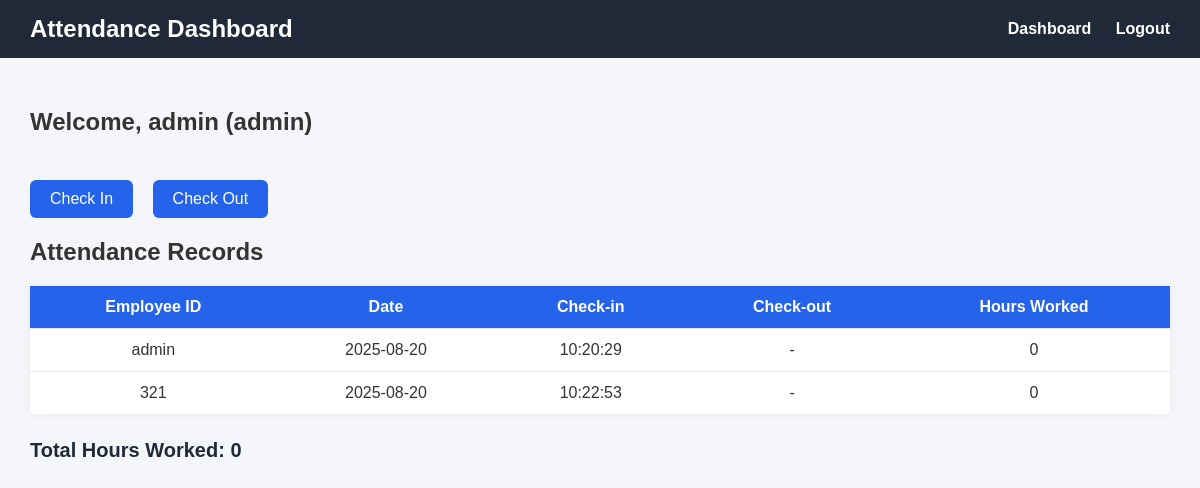
The app's page /attendance (signed in) with its own data.
### database.py (models this page shows)
class User(Base):
    __tablename__ = "users"
    id = Column(Integer, primary_key=True, index=True)
    username = Column(String, unique=True, index=True)
    password_hash = Column(String)
    role = Column(String)
    department_id = Column(Integer, ForeignKey("departments.id"), nullable=True) # Link to Department
    department = relationship("Department")

class Attendance(Base):
    __tablename__ = "attendance"
    id = Column(Integer, primary_key=True, index=True)
    employee_id = Column(String, index=True)
    date = Column(String)
    check_in = Column(String)
    check_out = Column(String, nullable=True)
    department_id = Column(Integer, ForeignKey("departments.id"), nullable=True)
    department = relationship("Department")

### main.py (the view)
@app.get("/attendance", response_class=HTMLResponse)
async def attendance_page(request: Request):
    token = request.cookies.get("session_token")
    if not token or not auth_manager.validate_token(token):
        return RedirectResponse(url="/login")
    username = auth_manager.get_logged_in_user(token)
    role = auth_manager.get_user_role(token)
    records = []
    total_hours = 0
    if role == 'admin': # Admin sees ALL records
        all_db_records = attendance_manager.get_all_attendance_records()
        for r in all_db_records:
            hours_worked_for_entry = 0
            if r.check_in and r.check_out:
                try:
                    in_time = datetime.strptime(r.check_in, "%H:%M:%S")
                    out_time = datetime.strptime(r.check_out, "%H:%M:%S")
                    delta = out_time - in_time
                    hours_worked_for_entry = round(delta.total_seconds() / 3600, 2)
                except ValueError:
                    hours_worked_for_entry = 0
            records.append({
                "employee_id": r.employee_id,
                "date": r.date,
                "check_in": r.check_in or '-',
                "check_out": r.check_out or '-',
                "hours": hours_worked_for_entry
            })
        total_hours_dict = attendance_manager.get_total_hours_for_all_employees()
        total_hours = sum(total_hours_dict.values()) if total_hours_dict else 0
    elif role == 'manager': # Manager sees records for their department and sub-departments
        manager_user_obj = next((u for u in auth_manager.get_all_users() if u['username'] == username), None)
        manager_dept_id = manager_user_obj['department_id'] if manager_user_obj else None
        if manager_dept_id:
            relevant_dept_ids = department_manager.get_all_department_ids_in_hierarchy(manager_dept_id)
            users_in_relevant_depts = auth_manager.get_users_by_department_ids(relevant_dept_ids)
            relevant_usernames = [u["username"] for u in users_in_relevant_depts]
            all_db_records = attendance_manager.get_attendance_for_employees(relevant_usernames)
            for r in all_db_records:
                hours_worked_for_entry = 0
                if r.check_in and r.check_out:
                    try:
                        in_time = datetime.strptime(r.check_in, "%H:%M:%S")
                        out_time = datetime.strptime(r.check_out, "%H:%M:%S")
                        delta = out_time - in_time
                        hours_worked_for_entry = round(delta.total_seconds() / 3600, 2)
                    except ValueError:
                        hours_worked_for_entry = 0
                records.append({
                    "employee_id": r.employee_id,
                    "date": r.date,
                    "check_in": r.check_in or '-',
                    "check_out": r.check_out or '-',
                    "hours": hours_worked_for_entry
                })
            total_hours_dict = attendance_manager.get_total_hours_for_employees(relevant_usernames)
            total_hours = sum(total_hours_dict.values()) if total_hours_dict else 0
        else:
            records = attendance_manager.get_attendance_for_employee(username)
            for r in records: # Ensure hours are calculated for individual view
                hours_worked_for_entry = 0
                if r.get("check_in") and r.get("check_out"):
                    try:
                        in_time = datetime.strptime(r["check_in"], "%H:%M:%S")
                        out_time = datetime.strptime(r["check_out"], "%H:%M:%S")
                        delta = out_time - in_time
                        hours_worked_for_entry = round(delta.total_seconds() / 3600, 2)
                    except ValueError:
                        hours_worked_for_entry = 0
                r["hours"] = hours_worked_for_entry
            total_hours = attendance_manager.get_total_hours_for_employee(username)
    else: # Employee role
        records = attendance_manager.get_attendance_for_employee(username)
        for r in records:
            hours_worked_for_entry = 0
            if r.get("check_in") and r.get("check_out"):
                try:
                    in_time = datetime.strptime(r["check_in"], "%H:%M:%S")
                    out_time = datetime.strptime(r["check_out"], "%H:%M:%S")
                    delta = out_time - in_time
                    hours_worked_for_entry = round(delta.total_seconds() / 3600, 2)
                except ValueError:
                    hours_worked_for_entry = 0
            r["hours"] = hours_worked_for_entry
        total_hours = attendance_manager.get_total_hours_for_employee(username)
    return templates.TemplateResponse("attendance.html", {
        "request": request,
        "username": username,
        "role": role,
        "records": records,
        "total_hours": total_hours,
        "message": None
    })
    records = []
    total_hours = 0
    if role == 'admin' or role == 'manager':
        all_db_records = attendance_manager.get_all_attendance_records()
        for r in all_db_records:
            hours_worked_for_entry = 0
            if r.check_in and r.check_out:
                try:
                    in_time = datetime.strptime(r.check_in, "%H:%M:%S")
                    out_time = datetime.strptime(r.check_out, "%H:%M:%S")
                    delta = out_time - in_time
                    hours_worked_for_entry = round(delta.total_seconds() / 3600, 2)
                except ValueError:
                    hours_worked_for_entry = 0
            records.append({
                "employee_id": r.employee_id, # Ensure employee_id is included
                "date": r.date,
                "check_in": r.check_in or '-',
                "check_out": r.check_out or '-',
                "hours": hours_worked_for_entry # Use the calculated hours
            })
        total_hours_dict = attendance_manager.get_total_hours_for_all_employees()
        total_hours = sum(total_hours_dict.values()) if total_hours_dict else 0
    else: # Employee role
        records = attendance_manager.get_attendance_for_employee(username)
        for r in records:
            hours_worked_for_entry = 0
            if r.get("check_in") and r.get("check_out"):
                try:
                    in_time = datetime.strptime(r["check_in"], "%H:%M:%S")
                    out_time = datetime.strptime(r["check_out"], "%H:%M:%S")
                    delta = out_time - in_time
                    hours_worked_for_entry = round(delta.total_seconds() / 3600, 2)
                except ValueError:
                    hours_worked_for_entry = 0
            r["hours"] = hours_worked_for_entry # Add hours to the dictionary
        total_hours = attendance_manager.get_total_hours_for_employee(username)
    return templates.TemplateResponse("attendance.html", {
        "request": request,
        "username": username,
        "role": role,
        "records": records,
        "total_hours": total_hours,
        "message": None
    })

### templates/attendance.html (shortened to what this page needs)
<!DOCTYPE html>
<html lang="en">
<head>
    <link rel="stylesheet" href="/static/style.css">
</head>
<body>
    <header>
        <h1>Attendance Dashboard</h1>
        <nav>
            <a href="/dashboard">Dashboard</a>
            <a href="/logout">Logout</a>
        </nav>
    </header>
    <main>
        <h2>Welcome, {{ username }} ({{ role }})</h2>
        <div class="buttons">
            <form method="post" action="/attendance/checkin">
                <button type="submit">Check In</button>
            </form>
            <form method="post" action="/attendance/checkout">
                <button type="submit">Check Out</button>
            </form>
        </div>
        <h2>Attendance Records</h2>
       <table>
            <tr>
                {% if role == 'admin' or role == 'manager' %}
                <th>Employee ID</th>
                {% endif %}
                <th>Date</th>
                <th>Check-in</th>
                <th>Check-out</th>
                <th>Hours Worked</th>
            </tr>
             {% for record in records %}
            <tr>
                {% if role == 'admin' or role == 'manager' %}
                <td>{{ record.employee_id }}</td>
                {% endif %}
                <td>{{ record.date }}</td>
                <td>{{ record.check_in or '-' }}</td>
                <td>{{ record.check_out or '-' }}</td>
                <td>{{ record.hours }}</td>
            </tr>
            {% endfor %}
        </table>
        <h3 class="total-hours">Total Hours Worked: {{ total_hours }}</h3>
    </main>
</body>
</html>

### static/css/style.css (style rules this page uses)
body { font-family: Arial, sans-serif; margin: 0; padding: 0; background: #f4f6f9; color: #333; }
button { margin-top: 1.5rem; padding: 0.7rem; width: 100%; border: none; border-radius: 5px; background: #2980b9; color: white; font-size: 1rem; cursor: pointer; }

### templates/attendance.html (style rules this page uses)
body { font-family: Arial, sans-serif; background-color: #f4f6f9; margin: 0; padding: 0; }
header { background-color: #1f2937; color: #fff; padding: 15px 30px; display: flex; justify-content: space-between; align-items: center; }
header h1 { margin: 0; font-size: 24px; }
nav a { color: #fff; text-decoration: none; margin-left: 20px; font-weight: bold; }
main { padding: 30px; }
.buttons form { display: inline-block; margin-right: 15px; }
.buttons button { padding: 10px 20px; font-size: 16px; background-color: #2563eb; color: #fff; border: none; border-radius: 6px; cursor: pointer; transition: background 0.3s; }
table { width: 100%; border-collapse: collapse; margin-top: 20px; background-color: #fff; box-shadow: 0 0 10px rgba(0,0,0,0.05); }
th, td { padding: 12px 15px; text-align: center; border-bottom: 1px solid #e5e7eb; }
th { background-color: #2563eb; color: #fff; }
tr:last-child td { border-bottom: none; }
h3.total-hours { margin-top: 25px; font-size: 20px; color: #1f2937; }

### records on screen
User: role "admin"
Attendance: employee_id "admin", date "2025-08-20", check_in "10:20:29", check_out "-", hours "0"
Attendance: employee_id "321", date "2025-08-20", check_in "10:22:53", check_out "-", hours "0"

### other values on screen
{{ username }} "admin"
{{ total_hours }} "0"
